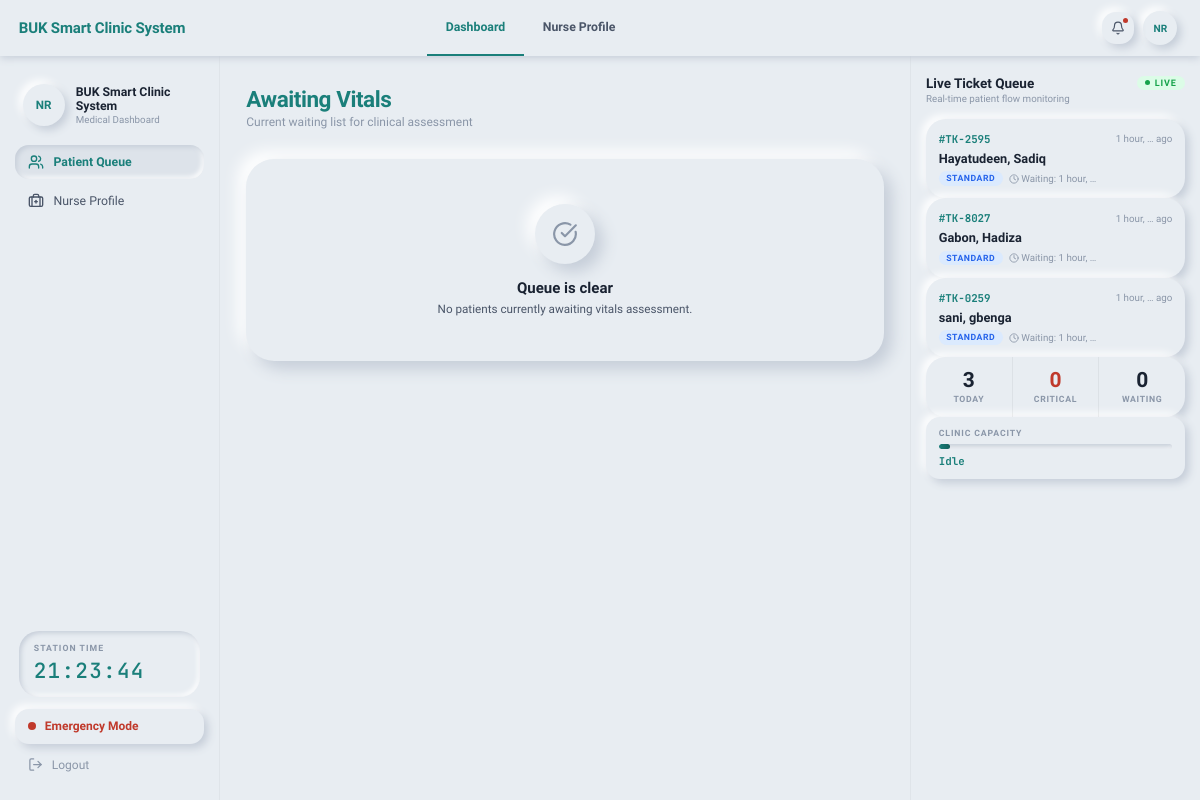
The app's page /nurse/ (signed in) with its own data.
### apps/users/models.py (models this page shows, shortened)
class User(AbstractUser):
    class Role(models.TextChoices):
        ADMIN = "ADMIN", "Administrator"
        RECEPTIONIST = "RECEPTIONIST", "Receptionist"
        NURSE = "NURSE", "Nurse"
        DOCTOR = "DOCTOR", "Doctor"
        LAB_TECH = "LAB_TECH", "Lab Technician"
        PHARMACIST = "PHARMACIST", "Pharmacist"
    username = None
    email = models.EmailField(unique=True)
    role = models.CharField(
        max_length=20, choices=Role.choices, default=Role.RECEPTIONIST
    )
    staff_id = models.CharField(max_length=20, unique=True)
    phone_number = models.CharField(max_length=20, blank=True)
    profile_photo = models.ImageField(upload_to="staff/photos/", null=True, blank=True)
    objects = UserManager()
    USERNAME_FIELD = "email"
    REQUIRED_FIELDS = ["staff_id", "first_name", "last_name"]
    class Meta:
        verbose_name = "User"
        verbose_name_plural = "Users"

### apps/clinic/models.py (models this page shows, shortened)
class Encounter(models.Model):
    class Status(models.TextChoices):
        RECEPTION    = "RECEPTION",    "Awaiting Vitals"
        TRIAGE       = "TRIAGE",       "Awaiting Consultation"
        CONSULTATION = "CONSULTATION", "With Doctor"
        LABORATORY   = "LAB",          "In Laboratory"
        PHARMACY     = "PHARMACY",     "Awaiting Medication"
        CLOSED       = "CLOSED",       "Completed"
        EMERGENCY    = "EMERGENCY",    "Emergency"
    class Priority(models.IntegerChoices):
        NORMAL    = 1, "Normal"
        URGENT    = 2, "Urgent"
        EMERGENCY = 3, "Emergency"
    patient  = models.ForeignKey(Patient, on_delete=models.CASCADE, related_name="encounters")
    visit_id = models.UUIDField(default=uuid.uuid4, editable=False, unique=True)
    status   = models.CharField(max_length=20, choices=Status.choices, default=Status.RECEPTION)
    priority = models.IntegerField(choices=Priority.choices, default=Priority.NORMAL)
    temperature    = models.DecimalField(max_digits=4, decimal_places=1, null=True, blank=True)
    weight         = models.DecimalField(max_digits=5, decimal_places=2, null=True, blank=True)
    blood_pressure = models.CharField(max_length=20, blank=True, null=True)
    heart_rate     = models.IntegerField(null=True, blank=True)
    spo2           = models.IntegerField(null=True, blank=True, help_text="Blood oxygen saturation %")
    triage_notes   = models.TextField(blank=True)
    chief_complaint = models.TextField(blank=True)
    clinical_notes  = models.TextField(blank=True)
    diagnosis       = models.TextField(blank=True)
    doctor_assigned = models.ForeignKey(
        settings.AUTH_USER_MODEL,
        on_delete=models.SET_NULL, null=True, blank=True,
        related_name="doctor_encounters",
        limit_choices_to={"role": "DOCTOR"},
    )
    checked_in_by = models.ForeignKey(
        settings.AUTH_USER_MODEL,
        on_delete=models.SET_NULL, null=True, blank=True,
        related_name="checkins_done",
    )
    created_at = models.DateTimeField(auto_now_add=True)
    closed_at  = models.DateTimeField(null=True, blank=True)
    class Meta:
        ordering = ["-priority", "created_at"]
    @property
    def ticket_number(self):
        n = str(self.visit_id.int)[-4:]
        return f"#TK-{n}"

class Patient(models.Model):
    GENDER_CHOICES = [("M", "Male"), ("F", "Female")]
    first_name    = models.CharField(max_length=255)
    middle_name   = models.CharField(max_length=255, blank=True)
    last_name     = models.CharField(max_length=255)
    reg_number    = models.CharField(max_length=30, unique=True)
    gender        = models.CharField(max_length=1, choices=GENDER_CHOICES, blank=True)
    date_of_birth = models.DateField(null=True, blank=True)
    clinic_code   = models.CharField(max_length=6, blank=True, unique=True)
    phone_number  = models.CharField(max_length=20, blank=True)
    email         = models.EmailField(blank=True)
    faculty    = models.CharField(max_length=100, blank=True)
    department = models.CharField(max_length=100, blank=True)
    level      = models.IntegerField(null=True, blank=True)
    address    = models.TextField(blank=True)
    blood_group     = models.CharField(max_length=5, blank=True)
    genotype        = models.CharField(max_length=5, blank=True)
    allergies       = models.TextField(blank=True)
    medical_history = models.TextField(blank=True)
    next_of_kin_name  = models.CharField(max_length=255, blank=True)
    next_of_kin_phone = models.CharField(max_length=20, blank=True)
    photo        = models.ImageField(upload_to="patients/photos/", null=True, blank=True)
    sif_document = models.FileField(
        upload_to="patients/sif/",
        null=True, blank=True,
        help_text="Student Information Form — PDF or image"
    )
    created_at = models.DateTimeField(auto_now_add=True)
    updated_at = models.DateTimeField(auto_now=True)
    class Meta:
        ordering = ["last_name", "first_name"]

### apps/clinic/views.py (the view)
# urls.py: path("nurse/", views.nurse_queue_view, name="nurse_queue"),
@login_required(login_url="clinic:login")
def nurse_queue_view(request):
    if not _require_nurse(request):
        raise PermissionDenied
    ctx = _nurse_ctx(request)
    ctx["active_nav"] = "queue"
    ctx["awaiting"] = (
        Encounter.objects.select_related("patient")
        .filter(status=Encounter.Status.RECEPTION)
        .order_by("-priority", "created_at")
    )
    return render(request, "nurse/queue.html", ctx)

### apps/clinic/views.py (called while the page is built)
def _require_nurse(request):
    if not request.user.is_authenticated:
        return False
    return getattr(request.user, "role", "") in ("NURSE", "ADMIN")

def _nurse_queue_stats():
    today = timezone.now().date()
    return {
        "today": Encounter.objects.filter(created_at__date=today).count(),
        "critical": Encounter.objects.filter(priority=Encounter.Priority.EMERGENCY)
        .exclude(status=Encounter.Status.CLOSED)
        .count(),
        "waiting": Encounter.objects.filter(status=Encounter.Status.RECEPTION).count(),
    }

def _nurse_live_queue():
    return (
        Encounter.objects.select_related("patient")
        .exclude(status__in=[Encounter.Status.CLOSED])
        .order_by("-priority", "created_at")[:20]
    )

def _nurse_ctx(request):
    return {
        "queue_stats": _nurse_queue_stats(),
        "live_queue": _nurse_live_queue(),
        "today": timezone.now().date(),
    }

### apps/clinic/templates/nurse/queue.html (shortened to what this page needs)
{% extends "nurse/base.html" %}
{% block content %}
<div class="queue-header">
  <h1 class="page-title">Awaiting Vitals</h1>
  <p class="page-sub">Current waiting list for clinical assessment</p>
</div>
<div
  id="queue-list"
  hx-get="{% url 'clinic:nurse_queue' %}"
  hx-trigger="refreshQueue from:body"
  hx-swap="outerHTML"
>
{% if awaiting %}
  {% for encounter in awaiting %}
  <div class="patient-row {% if encounter.priority == 3 %}priority-emergency{% elif encounter.priority == 2 %}priority-urgent{% endif %} fade-up">
    <div class="pr-avatar">
      {% if encounter.patient.photo %}
        <img src="{{ encounter.patient.photo.url }}" alt="">
      {% else %}
        <span class="pr-avatar-icon"><i data-lucide="user" style="width:22px;height:22px;"></i></span>
      {% endif %}
    </div>
    <div class="pr-info">
      <div class="pr-name">{{ encounter.patient.full_name }}</div>
      <div class="pr-reg-chip">
        <i data-lucide="id-card" style="width:11px;height:11px;"></i>
        {{ encounter.patient.reg_number }}
      </div>
      {% if encounter.priority == 3 %}
        <span class="badge badge-red" style="margin-left:0.5rem;">
          <i data-lucide="siren" style="width:8px;height:8px;"></i> Emergency
        </span>
      {% elif encounter.priority == 2 %}
        <span class="badge badge-amber" style="margin-left:0.5rem;">Urgent</span>
      {% endif %}
    </div>
    <div class="pr-wait">
      <i data-lucide="clock" style="width:14px;height:14px;color:var(--text-3);margin-bottom:2px;"></i>
      <div class="pr-wait-val">{{ encounter.created_at|timesince|truncatewords:2 }}</div>
      <div class="pr-wait-lbl">ago</div>
    </div>
    <div class="pr-status">
      <span class="status-lbl">Status</span>
      <span class="status-val">Awaiting<br>Vitals</span>
    </div>
    <a href="{% url 'clinic:capture_vitals' encounter.pk %}" class="capture-btn">
      <span class="capture-btn-wave"><i data-lucide="activity" style="width:15px;height:15px;"></i></span>
      Capture Vitals
    </a>
  </div>
  {% endfor %}
{% else %}
  <div class="empty-queue fade-up">
    <div class="empty-icon"><i data-lucide="check-circle" style="width:26px;height:26px;"></i></div>
    <div class="empty-title">Queue is clear</div>
    <p class="empty-sub">No patients currently awaiting vitals assessment.</p>
  </div>
{% endif %}
</div>
{% endblock %}

### apps/clinic/templates/nurse/base.html (shortened to what this page needs)
<!DOCTYPE html>
<html lang="en">
<head>
</head>
<body>
<div class="page-shell">
  <header class="topbar">
    <span class="tb-brand">BUK Smart Clinic System</span>
    <nav class="tb-nav">
      <a href="{% url 'clinic:nurse_queue' %}" class="tb-nav-link {% if active_nav == 'queue' %}active{% endif %}">Dashboard</a>
      <a href="{% url 'clinic:nurse_profile' %}" class="tb-nav-link {% if active_nav == 'profile' %}active{% endif %}">Nurse Profile</a>
    </nav>
    <div class="tb-right">
      <button class="ico-btn" title="Notifications">
        <i data-lucide="bell" style="width:14px;height:14px;"></i>
        <span class="notif-pip"></span>
      </button>
      <a href="{% url 'clinic:nurse_profile' %}" class="tb-avatar" title="My Profile">
        {% if request.user.profile_photo %}
          <img src="{{ request.user.profile_photo.url }}" alt="avatar">
        {% else %}
          <span class="tb-avatar-initials">{{ request.user.first_name|first|upper }}{{ request.user.last_name|first|upper }}</span>
        {% endif %}
      </a>
    </div>
  </header>
  <nav class="sidebar">
    <div class="sidebar-brand-block">
      <div class="sb-avatar">
        {% if request.user.profile_photo %}
          <img src="{{ request.user.profile_photo.url }}" alt="">
        {% else %}
          <span class="sb-avatar-initials">{{ request.user.first_name|first|upper }}{{ request.user.last_name|first|upper }}</span>
        {% endif %}
      </div>
      <div>
        <div class="sb-brand-name">BUK Smart Clinic System</div>
        <div class="sb-brand-sub">Medical Dashboard</div>
      </div>
    </div>
    <a href="{% url 'clinic:nurse_queue' %}" class="nav-link {% if active_nav == 'queue' %}active{% endif %}">
      <i data-lucide="users" style="width:16px;height:16px;"></i>
      Patient Queue
    </a>
    <a href="{% url 'clinic:nurse_profile' %}" class="nav-link {% if active_nav == 'profile' %}active{% endif %}">
      <i data-lucide="briefcase-medical" style="width:16px;height:16px;"></i>
      Nurse Profile
    </a>
    <div class="sidebar-spacer"></div>
    <div class="clock-widget">
      <div class="clock-label">Station Time</div>
      <div class="clock-time" id="sidebar-clock">--:--:--</div>
    </div>
    <button class="emergency-btn" onclick="openEmergencyModal()" type="button" style="margin-top:0.5rem;">
      <span class="emg-dot"></span>
      Emergency Mode
    </button>
    <a href="{% url 'clinic:logout' %}" class="logout-btn">
      <i data-lucide="log-out" style="width:15px;height:15px;"></i>
      Logout
    </a>
  </nav>
  <main class="main-content">
    {% block content %}{% endblock %}
  </main>
  <aside class="queue-pane">
    <div>
      <div class="qp-header">
        <div class="qp-title">Live Ticket Queue</div>
        <span class="live-badge"><span class="live-dot"></span>LIVE</span>
      </div>
      <div class="qp-sub">Real-time patient flow monitoring</div>
    </div>
    <div id="live-queue-body"
      hx-get="{% url 'clinic:nurse_live_queue' %}"
      hx-trigger="load, every 12s"
      hx-swap="innerHTML">
      {% include "nurse/partials/live_queue.html" %}
    </div>
  </aside>
</div>
</body>
</html>

### apps/clinic/templates/nurse/partials/live_queue.html (shortened to what this page needs)
{% for encounter in live_queue %}
<div class="q-ticket {% if encounter.priority == 3 %}emergency{% endif %} fade-up">
  <div class="qt-row1">
    <span class="qt-id {% if encounter.priority == 3 %}emg{% endif %}">
      {{ encounter.ticket_number }}
    </span>
    <span class="qt-age">{{ encounter.created_at|timesince|truncatewords:2 }} ago</span>
  </div>
  <div class="qt-name">{{ encounter.patient.last_name }}, {{ encounter.patient.first_name }}</div>
  <div class="qt-detail" style="justify-content:space-between;margin-top:0.35rem;">
    <div style="display:flex;align-items:center;gap:0.4rem;">
      {% if encounter.priority == 3 %}
        <span class="qt-badge badge-critical">Critical</span>
      {% elif encounter.priority == 2 %}
        <span class="qt-badge" style="background:var(--amber-light);color:var(--amber);">Urgent</span>
      {% elif encounter.status == 'TRIAGE' %}
        <span class="qt-badge badge-vitals">Vitals</span>
      {% elif encounter.status == 'CONSULTATION' %}
        <span class="qt-badge" style="background:var(--blue-light);color:var(--blue);">Doctor</span>
      {% elif encounter.status == 'CLOSED' %}
        <span class="qt-badge badge-done">Done</span>
      {% else %}
        <span class="qt-badge badge-standard">Standard</span>
      {% endif %}
      <span style="font-size:0.65rem;color:var(--text-3);">
        <i data-lucide="clock" style="width:10px;height:10px;vertical-align:middle;"></i>
        Waiting: {{ encounter.created_at|timesince|truncatewords:2 }}
      </span>
    </div>
  </div>
</div>
{% empty %}
<div style="padding:1.5rem 0;text-align:center;font-size:0.75rem;color:var(--text-3);">
  <i data-lucide="inbox" style="width:22px;height:22px;display:block;margin:0 auto 0.4rem;opacity:0.35;"></i>
  No active tickets
</div>
{% endfor %}
<div class="queue-stats-row">
  <div class="qs-stat">
    <div class="qs-val">{{ queue_stats.today }}</div>
    <div class="qs-lbl">Today</div>
  </div>
  <div class="qs-stat">
    <div class="qs-val red">{{ queue_stats.critical }}</div>
    <div class="qs-lbl">Critical</div>
  </div>
  <div class="qs-stat">
    <div class="qs-val">{{ queue_stats.waiting }}</div>
    <div class="qs-lbl">Waiting</div>
  </div>
</div>
{% with cap=queue_stats.waiting %}
<div class="capacity-bar-wrap">
  <div class="cap-label">Clinic Capacity</div>
  <div class="cap-bar">
    <div class="cap-fill" style="width:{% if cap > 20 %}100{% elif cap > 0 %}{{ cap|add:0 }}0{% else %}5{% endif %}%;"></div>
  </div>
  <div class="cap-pct">
    {% if cap == 0 %}Idle{% elif cap < 5 %}Low load{% elif cap < 15 %}Moderate load — {{ cap }} waiting{% else %}High load — {{ cap }} waiting{% endif %}
  </div>
</div>
{% endwith %}

### apps/clinic/templates/nurse/queue.html (style rules this page uses)
.queue-header { margin-bottom: 2rem; }
.empty-queue { background: var(--bg); box-shadow: var(--neo-md); border-radius: var(--r-xl); padding: 3rem 2rem; text-align: center; }
.empty-icon { width: 60px; height: 60px; border-radius: 50%; background: var(--bg); box-shadow: var(--neo-md); display: flex; align-items: center; justify-content: center; margin: 0 auto 1rem; color: var(--text-3); }
.empty-title { font-size: 1rem; font-weight: 700; color: var(--text-1); margin-bottom: 0.35rem; }
.empty-sub { font-size: 0.78rem; color: var(--text-2); }

### records on screen
User: user.first_name|first "N", user.last_name|first "R"
Encounter: ticket_number "#TK-2595", created_at "1 hour, …", patient.last_name "Hayatudeen", patient.first_name "Sadiq", priority "STANDARD"
Encounter: ticket_number "#TK-8027", created_at "1 hour, …", patient.last_name "Gabon", patient.first_name "Hadiza", priority "STANDARD"
Encounter: ticket_number "#TK-0259", created_at "1 hour, …", patient.last_name "sani", patient.first_name "gbenga", priority "STANDARD"

### other values on screen
{{ queue_stats.today }} "3"
{{ queue_stats.critical }} "0"
{{ queue_stats.waiting }} "0"
